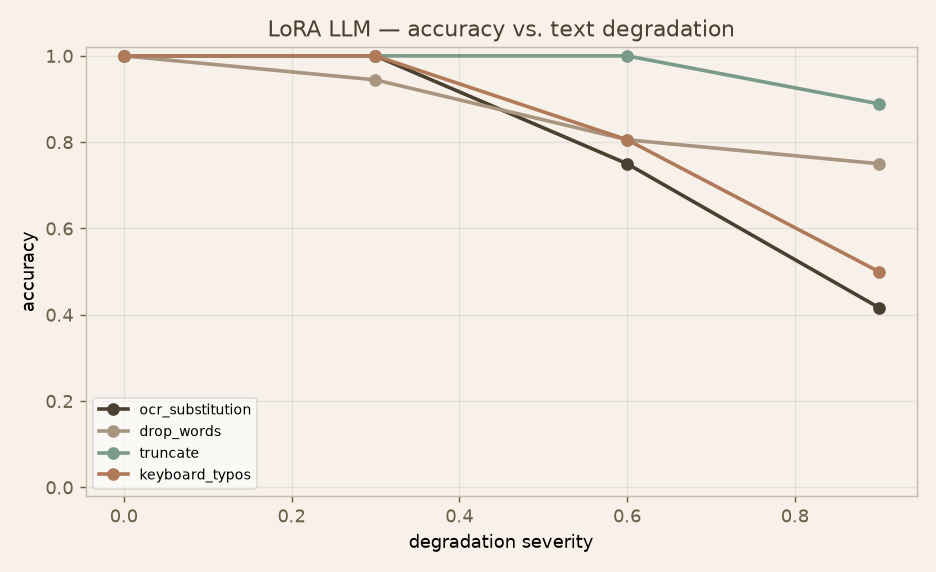
#> input picture eval_harness/reports/charts/llm_accuracy_degradation.png, 936 x 572 px
$ python degrade_inputs.py --image reports/charts/llm_accuracy_degradation.png
#> lines starting #> are read from the running program, lines starting #| are printed output that depends on the picture
"""Degradation generators for the noisy / adversarial / real-world harness.

Two families, each parameterised by a severity in [0, 1]:

  TEXT  (feeds the LoRA document classifier)
    - ocr_substitution : swap characters for OCR-confusable ones (o↔0, l↔1, …)
    - drop_words       : randomly delete whole words (missing-word noise)
    - truncate         : cut off the tail of the document (truncated context)
    - keyboard_typos   : adjacent-key substitutions (human typing noise)

  IMAGE (feeds the OCR / VLM extraction module)
    - blur             : Gaussian blur (out-of-focus scan)
    - rotate / skew    : rotation + shear (misaligned scan)
    - downscale        : low-resolution capture (resize down then up)
    - jpeg             : compression artifacts
    - pixel_noise      : additive Gaussian sensor noise

Everything is seeded so a degraded set is reproducible. `apply_text` /
`apply_image` dispatch by name; `TEXT_DEGRADATIONS` / `IMAGE_DEGRADATIONS` list
the available types for the runner to sweep.
"""

from __future__ import annotations

import io
import random

# ── Text degradations ────────────────────────────────────────────────────
_OCR_CONFUSABLE = {
    "o": "0", "O": "0", "l": "1", "I": "1", "i": "1", "s": "5", "S": "5",
    "e": "c", "a": "@", "g": "9", "B": "8", "t": "+", "n": "m",
}
_KEYBOARD_NEIGHBORS = {
    "a": "sq", "b": "vn", "c": "xv", "d": "sf", "e": "wr", "f": "dg",
    "g": "fh", "h": "gj", "i": "uo", "j": "hk", "k": "jl", "l": "k",
    "m": "n", "n": "bm", "o": "ip", "p": "o", "r": "et", "s": "ad",
    "t": "ry", "u": "yi", "v": "cb", "w": "qe", "y": "tu",
}


def ocr_substitution(text: str, severity: float, rng: random.Random) -> str:
    out = []
    for ch in text:
        if ch in _OCR_CONFUSABLE and rng.random() < severity:
            out.append(_OCR_CONFUSABLE[ch])
        else:
            out.append(ch)
    return "".join(out)


def drop_words(text: str, severity: float, rng: random.Random) -> str:
    words = text.split()
    kept = [w for w in words if rng.random() >= severity * 0.6]
    return " ".join(kept) if kept else (words[0] if words else "")


def truncate(text: str, severity: float, rng: random.Random) -> str:
    keep = max(1, int(len(text) * (1.0 - severity * 0.7)))
    return text[:keep]


def keyboard_typos(text: str, severity: float, rng: random.Random) -> str:
    out = []
    for ch in text:
        low = ch.lower()
        if low in _KEYBOARD_NEIGHBORS and rng.random() < severity * 0.5:
            repl = rng.choice(_KEYBOARD_NEIGHBORS[low])
            out.append(repl.upper() if ch.isupper() else repl)
        else:
            out.append(ch)
    return "".join(out)


TEXT_DEGRADATIONS = {
    "ocr_substitution": ocr_substitution,
    "drop_words": drop_words,
    "truncate": truncate,
    "keyboard_typos": keyboard_typos,
}


def apply_text(text: str, kind: str, severity: float, seed: int = 0) -> str:
    if severity <= 0:
        return text
    rng = random.Random(hash((kind, seed, text)) & 0xFFFFFFFF)
    return TEXT_DEGRADATIONS[kind](text, severity, rng)


# ── Image degradations ───────────────────────────────────────────────────
def _blur(img, severity, rng):
    from PIL import ImageFilter

    return img.filter(ImageFilter.GaussianBlur(radius=0.5 + severity * 4.0))


def _rotate(img, severity, rng):
    from PIL import Image

    angle = (rng.random() * 2 - 1) * severity * 12.0  # up to ±12°
    return img.rotate(angle, expand=False, fillcolor="white", resample=Image.BICUBIC)


def _skew(img, severity, rng):
    shear = (rng.random() * 2 - 1) * severity * 0.3
    w, h = img.size
    return img.transform((w, h), 0, (1, shear, 0, 0, 1, 0), fillcolor="white")  # 0 == AFFINE


def _downscale(img, severity, rng):
    w, h = img.size
    factor = 1.0 - severity * 0.75
    small = img.resize((max(1, int(w * factor)), max(1, int(h * factor))))
    return small.resize((w, h))


def _jpeg(img, severity, rng):
    from PIL import Image

    quality = max(3, int(90 - severity * 85))
    buf = io.BytesIO()
    img.convert("RGB").save(buf, format="JPEG", quality=quality)
    buf.seek(0)
    return Image.open(buf).convert(img.mode)


def _pixel_noise(img, severity, rng):
    import numpy as np
    from PIL import Image

    arr = np.asarray(img.convert("L")).astype("float32")
    noise = np.random.default_rng(rng.randint(0, 1 << 30)).normal(0, severity * 70, arr.shape)
    out = np.clip(arr + noise, 0, 255).astype("uint8")
    return Image.fromarray(out).convert(img.mode)


IMAGE_DEGRADATIONS = {
    "blur": _blur,
    "rotate": _rotate,
    "skew": _skew,
    "downscale": _downscale,
    "jpeg": _jpeg,
    "pixel_noise": _pixel_noise,
}


def apply_image(img, kind: str, severity: float, seed: int = 0):
    if severity <= 0:
        return img
    rng = random.Random(hash((kind, seed)) & 0xFFFFFFFF)
    return IMAGE_DEGRADATIONS[kind](img, severity, rng)


if __name__ == "__main__":  # pragma: no cover
    import argparse
    from pathlib import Path

    from PIL import Image

    ap = argparse.ArgumentParser(description="Preview degradations on one image/text")
    ap.add_argument("--image", help="image path to degrade for every image kind")
    ap.add_argument("--severity", type=float, default=0.6)
    ap.add_argument("--out-dir", default="eval_harness/_degrade_preview")
    args = ap.parse_args()

    if args.image:
        out = Path(args.out_dir)
        out.mkdir(parents=True, exist_ok=True)
        base = Image.open(args.image)
#> base is the input picture: PIL image 936x572 RGBA; mean R, G, B, A 242.3, 236.1, 227.8, 255
        for kind in IMAGE_DEGRADATIONS:
            apply_image(base, kind, args.severity).save(out / f"{kind}.png")
#> this loop made 6 passes
#> pass 1, `apply_image(base, kind, args.severity).save(out / f"{kind}.png")`:
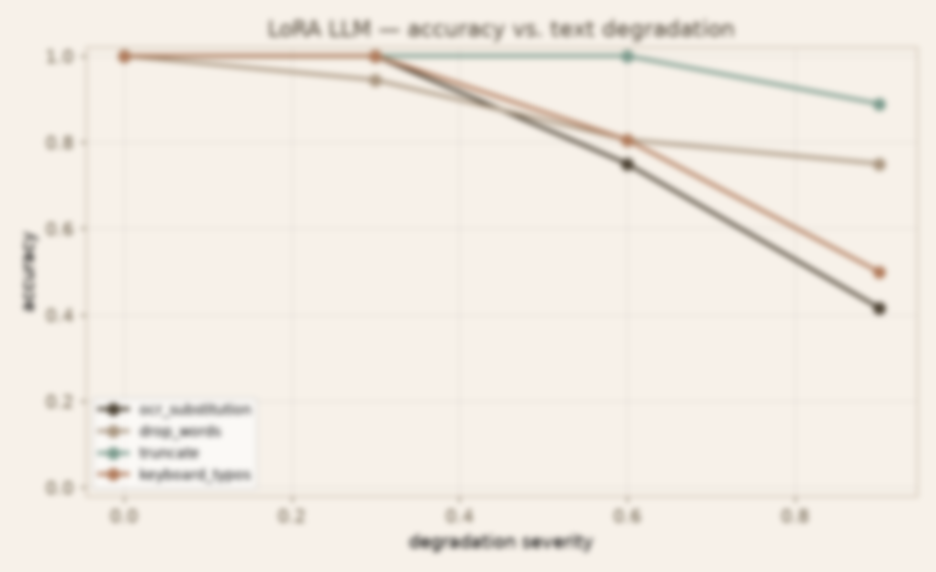
#> saved as blur.png: PIL image 936x572 RGBA; mean R, G, B, A 242.3, 236.1, 227.8, 255
#> pass 2, `apply_image(base, kind, args.severity).save(out / f"{kind}.png")`:
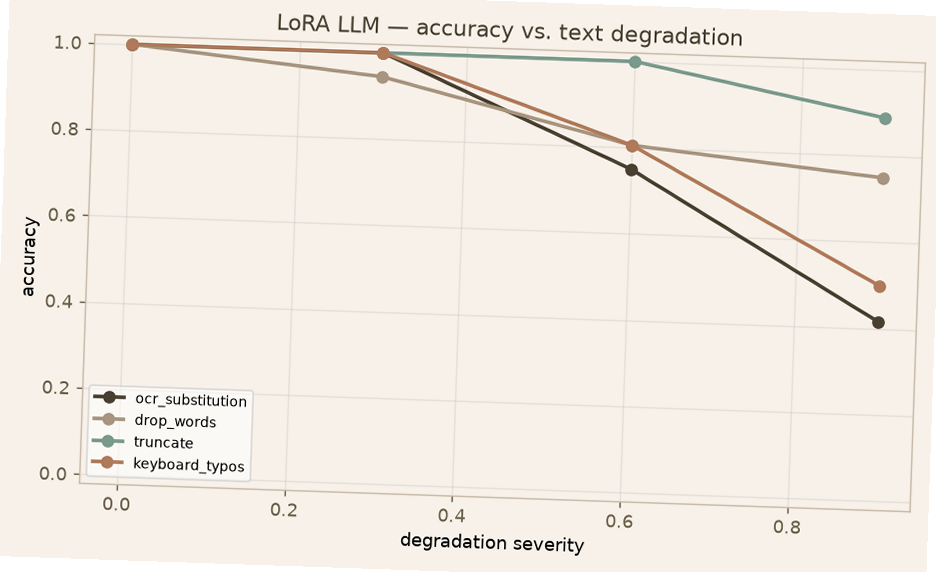
#> saved as rotate.png: PIL image 936x572 RGBA; mean R, G, B, A 242.3, 236.2, 228.2, 255
        print("Wrote degraded previews to", out)
    else:
        sample = "INVOICE #4821 From: Acme Logistics  Amount due: $402.11  Net 30."
        for kind in TEXT_DEGRADATIONS:
            print(f"{kind:16s}: {apply_text(sample, kind, args.severity)}")

$ run again, on eval_harness/reports/charts/vlm_downscale.png
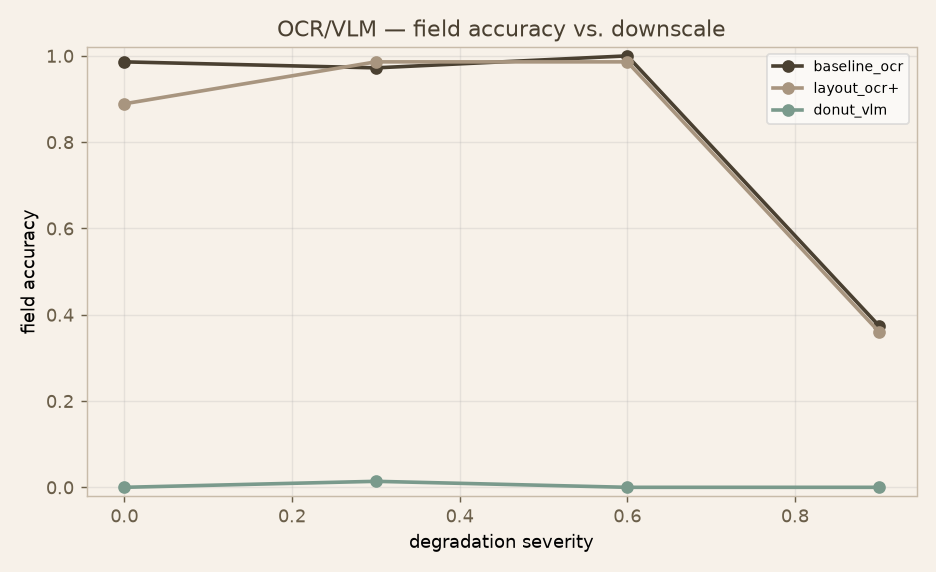
#> input picture eval_harness/reports/charts/vlm_downscale.png, 936 x 572 px
#> base is the input picture: PIL image 936x572 RGBA; mean R, G, B, A 242.1, 236.3, 228.1, 255
#> the loop `for kind in IMAGE_DEGRADATIONS:` made 6 passes
#> pass 1, `apply_image(base, kind, args.severity).save(out / f"{kind}.png")`:
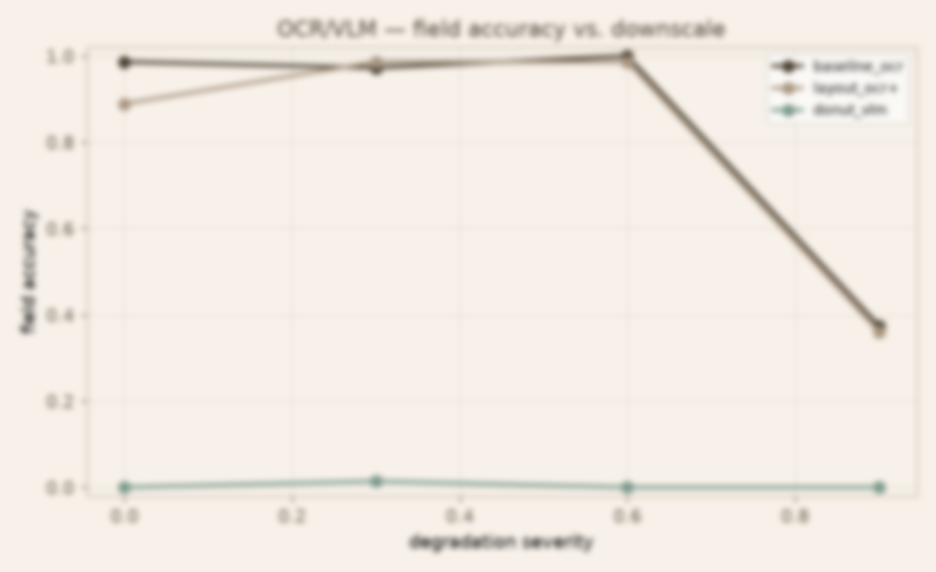
#> saved as blur.png: PIL image 936x572 RGBA; mean R, G, B, A 242.2, 236.3, 228.1, 255
#> pass 2, `apply_image(base, kind, args.severity).save(out / f"{kind}.png")`:
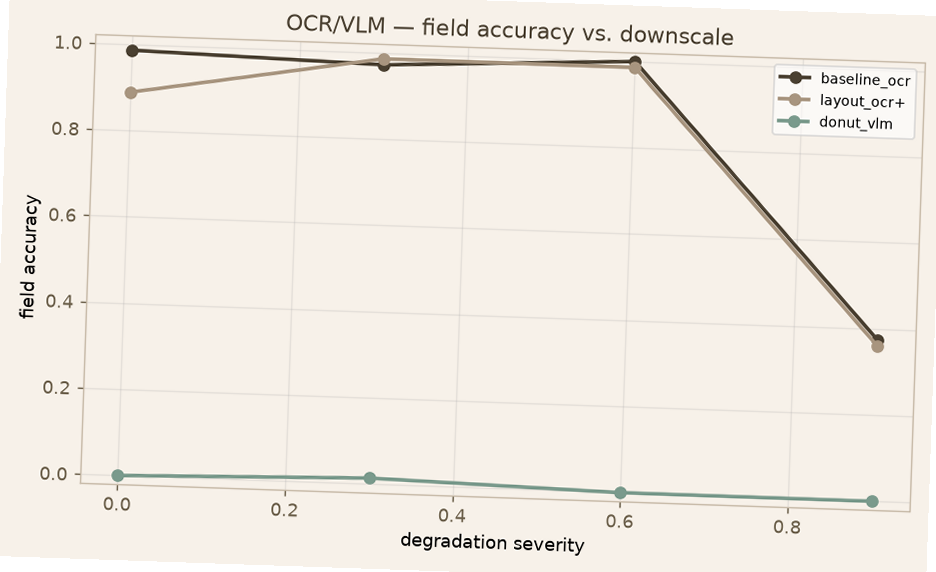
#> saved as rotate.png: PIL image 936x572 RGBA; mean R, G, B, A 242.2, 236.4, 228.5, 255

$ run again, on eval_harness/reports/charts/vlm_jpeg.png
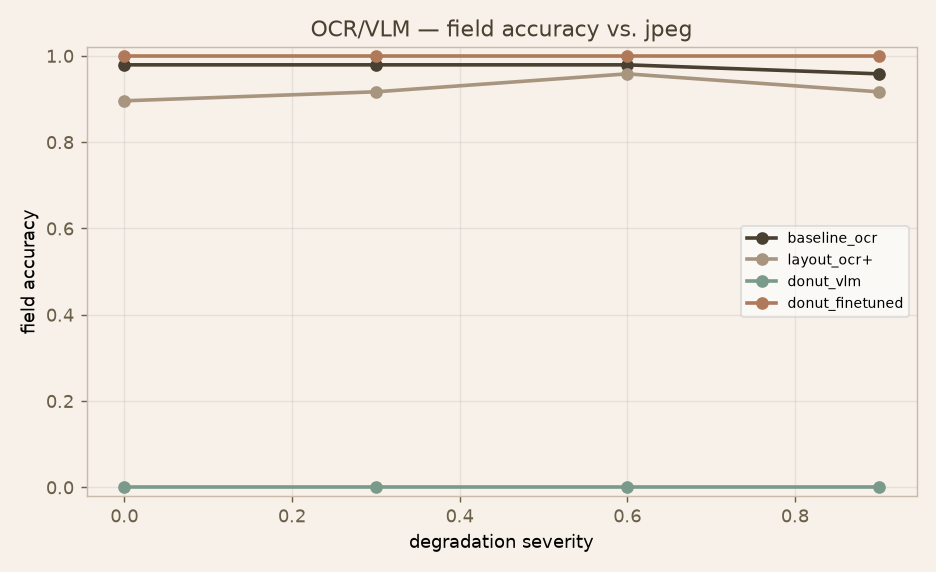
#> input picture eval_harness/reports/charts/vlm_jpeg.png, 936 x 572 px
#> base is the input picture: PIL image 936x572 RGBA; mean R, G, B, A 241.8, 235.7, 227.4, 255
#> the loop `for kind in IMAGE_DEGRADATIONS:` made 6 passes
#> pass 1, `apply_image(base, kind, args.severity).save(out / f"{kind}.png")`:
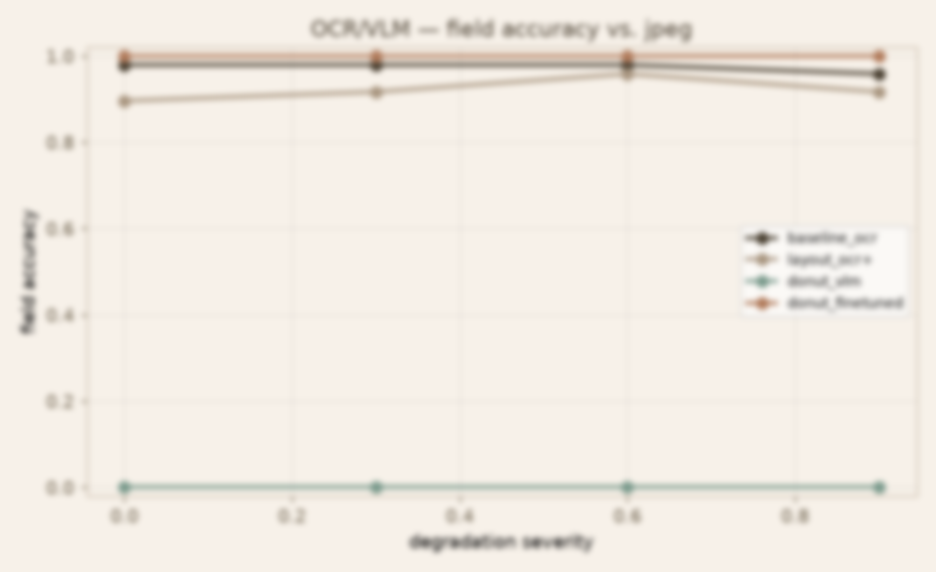
#> saved as blur.png: PIL image 936x572 RGBA; mean R, G, B, A 241.8, 235.7, 227.4, 255
#> pass 2, `apply_image(base, kind, args.severity).save(out / f"{kind}.png")`:
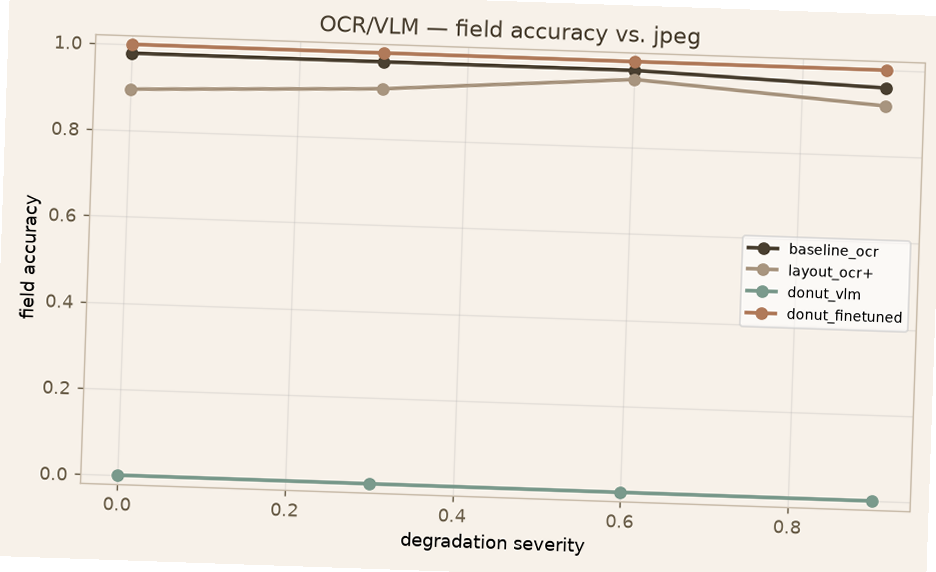
#> saved as rotate.png: PIL image 936x572 RGBA; mean R, G, B, A 241.8, 235.8, 227.8, 255

$ run again, on eval_harness/reports/charts/vlm_pixel_noise.png
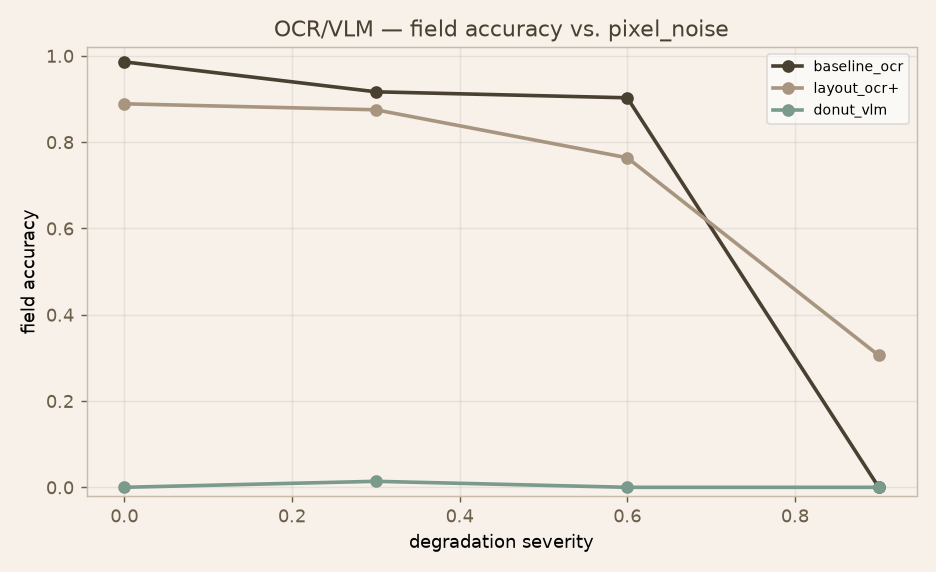
#> input picture eval_harness/reports/charts/vlm_pixel_noise.png, 936 x 572 px
#> base is the input picture: PIL image 936x572 RGBA; mean R, G, B, A 241.9, 236.1, 227.9, 255
#> the loop `for kind in IMAGE_DEGRADATIONS:` made 6 passes
#> pass 1, `apply_image(base, kind, args.severity).save(out / f"{kind}.png")`:
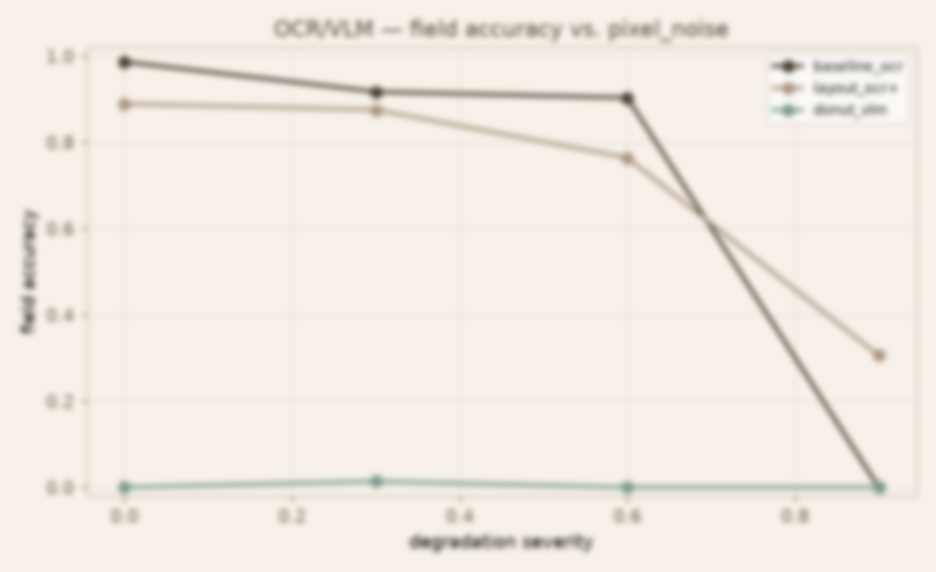
#> saved as blur.png: PIL image 936x572 RGBA; mean R, G, B, A 242, 236.1, 227.9, 255
#> pass 2, `apply_image(base, kind, args.severity).save(out / f"{kind}.png")`:
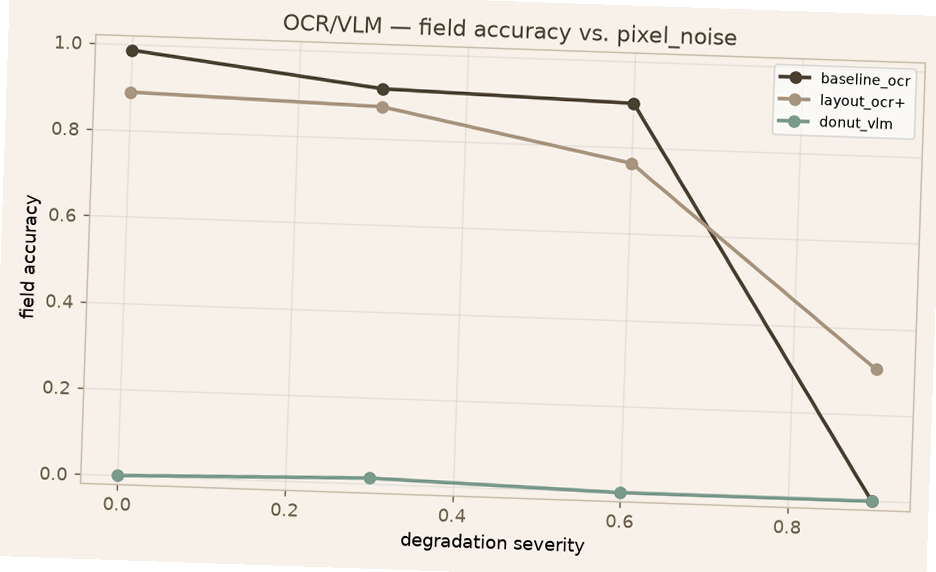
#> saved as rotate.png: PIL image 936x572 RGBA; mean R, G, B, A 242, 236.2, 228.2, 255
